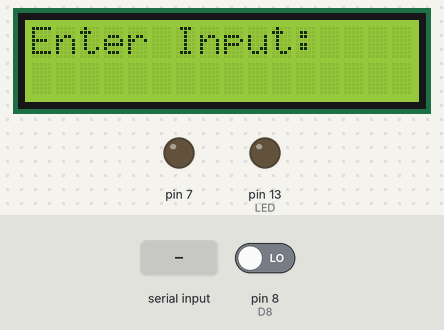
Recording of a sketch running on a simulated Arduino Uno, built with avr-gcc and run on an emulated ATmega328P. Parts: 16×2 character LCD, output pins drawn as LEDs (lit = HIGH). The inputs (shaded band) are chosen by the test bench; at power-on: pin 8 (D8) LOW. What the sketch prints to the serial monitor is not drawn.

Above: at 11.3 s.
11.4 s: "2" received over Serial
At 12.0 s:
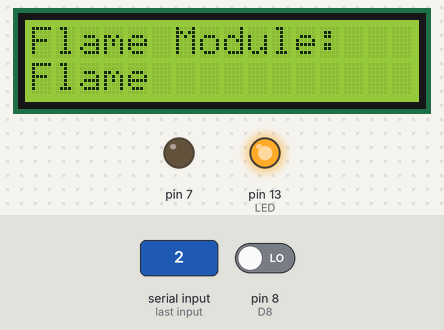
12.9 s: "0" received over Serial
At 14.1 s:
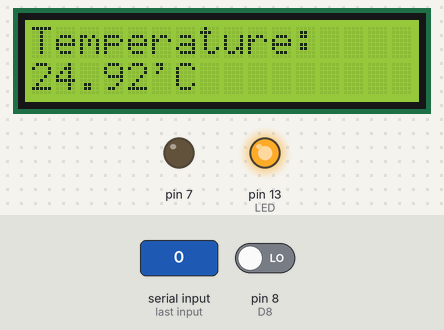
14.4 s: "1" received over Serial
At 15.5 s:
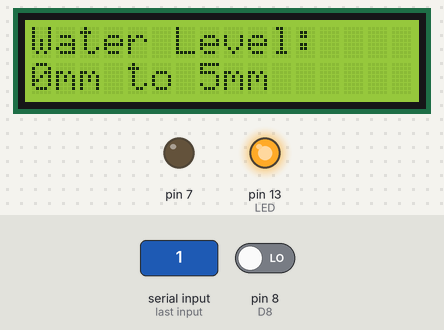
15.9 s: "3" received over Serial
At 16.6 s:
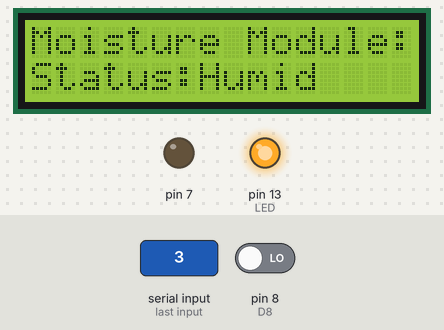
17.4 s: "4" received over Serial
At 17.8 s:
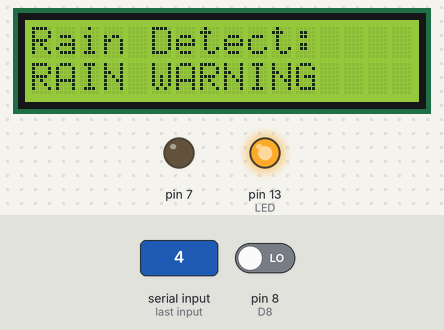
Timing chart, 0 to 19.9 s (numbered marks = the images above; inputs shaded):
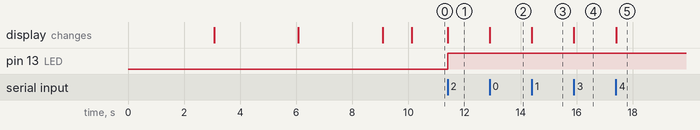

The sketch:

Sourcecode.ino
```cpp
/* AUTOMATED WATER PUMP AND IRRIGATION SYSTEM
  DEVELOPED BY KISHORE KUMAR P B
  Queries: crazykishore2015@gmail.com
  SENSORS:  0.TEMPERATURE SENSOR
            1.WATERLEVEL SENSOR
            2.FLAME SENSOR
            3.SOIL MOISTURE SENSOR
            4.RAIN DETECT SENSOR
            5.LCD
*/
#include<LiquidCrystal.h>
LiquidCrystal lcd(12,11,5,4,3,2);
//Declaration

int value; //Water Level sensor
float tempC; //temp sensor
int reading; //temp sensor
int tempPin = 0;//temp sensor

int D8=8; //Flame Sensor
int LED =13; //LED for Flame and Rain water Detect


const int sensorMin = 0;     // sensor minimum rain detect
const int sensorMax = 1024;  // sensor maximum rain detect


int ByteReceived;
void setup()
{
  lcd.begin(16,2); // lcd begin
  lcd.setCursor(0,0);
  analogReference(INTERNAL);//Temp Sensor
  pinMode(A1, INPUT);   //Water Level Sensor
  pinMode(D8,INPUT);   //Flame Sensor
  pinMode(A5, INPUT);  //Moisture Sensor
  pinMode(A4,INPUT); //Rain Detect Sensor
  pinMode(LED,OUTPUT); //LED for Flame And Rain Detect
  pinMode(7,OUTPUT);
  Serial.begin(9600); // Serial Monitor Begin

  lcd.clear();
  lcd.setCursor(0,0);
  lcd.print("Welcome to IOT");
  lcd.setCursor(0,1);
  lcd.print("Project");
  lcd.setCursor(0,0);
  delay(3000);
  lcd.clear();
  lcd.setCursor(0,0);
  lcd.print("By");
  lcd.setCursor(0,1);
  lcd.print("Kishore kumar PB");
  delay(3000);
  lcd.clear();
  lcd.setCursor(0,0);
  lcd.print("Automated Water");
  lcd.setCursor(0,1);
  lcd.print("Pump and");
  delay(3000);
  lcd.clear();
  lcd.setCursor(0,0);
  lcd.print("Irrigation");
  lcd.setCursor(0,1);
  lcd.print("System.............");
  delay(1000);

  //---------------------------------------------------------------------------------------------
  Serial.println("--- Automated Water Pump And Irrigation System ---");
  Serial.println("--- Start Serial Monitor ---");
  Serial.println("Type in Box above");
  Serial.println();
  lcd.clear();
  lcd.setCursor(0,0);
  lcd.print("Enter Input:");
  //----------------------------------------------------------------------------------------------

}


void loop()
{
  if (Serial.available() > 0)
  {
    ByteReceived = Serial.read();

 //   Serial.print(ByteReceived);
 //   Serial.print("        ");
 //   Serial.print(ByteReceived, HEX);
    Serial.print("       ");
    Serial.print("\t\t");
    Serial.print(char(ByteReceived));

//------------------------TEMP SENSOR CODE-----------------------------------------------------
      if(ByteReceived == '0')
      {

          Serial.print("Temperature Module:");
          reading = analogRead(tempPin);
          tempC = reading / 9.31;
          lcd.clear();
          lcd.setCursor(0,0);
          lcd.print("Temperature:");
          lcd.setCursor(0,1);
          Serial.println(tempC);
          lcd.print(tempC);
          lcd.print("'C");
          delay(1000);
      }

//----------------------WATER LEVEL SENSOR CODE--------------------------------------------------

      if(ByteReceived == '1')
      {
      //Water Level Sensor
          value = analogRead(A1);
          lcd.clear();
          lcd.setCursor(0,0);
          lcd.print("Water Level:");
          Serial.print("Water Level Module:");
          if(value<=480)
          {
              lcd.setCursor(0,1);
              lcd.print("0mm -Empty!");
              Serial.println("0mm -Empty!");
              digitalWrite(7,HIGH);
          }

          else if (value>480 && value<=530)
          {
              lcd.setCursor(0,1);
              Serial.println("0mm to 5mm");
              lcd.print("0mm to 5mm");
              digitalWrite(7,LOW);
          }

          else if (value>530 && value<=615)
          {

              lcd.setCursor(0,1);
              Serial.println("5mm to 10mm");
              lcd.print("5mm to 10mm");
              digitalWrite(7,LOW);
          }
          else if (value>615 && value<=660)
          {

              lcd.setCursor(0,1);
              Serial.println("10mm to 15mm");
              lcd.print("10mm to 15mm");
              digitalWrite(7,LOW);
         }
         else if (value>660 && value<=680)
         {
              lcd.setCursor(0,1);
              Serial.println("15mm to 20mm");
              lcd.print("15mm to 20mm");
              digitalWrite(7,LOW);
        }
       else if (value>680 && value<=690)
       {

              lcd.setCursor(0,1);
              Serial.println("20mm to 25mm");
              lcd.print("20mm to 25mm");
              digitalWrite(7,LOW);
       }
       else if (value>690 && value<=700)
       {

              lcd.setCursor(0,1);
              Serial.println("25mm to 35mm");
              lcd.print("25mm to 35mm");
              digitalWrite(7,LOW);
       }
       else if (value>700 && value<=705)
       {

              lcd.setCursor(0,1);
              Serial.println("30mm to 35mm");
              lcd.print("30mm to 35mm");
              digitalWrite(7,LOW);
       }
       else if (value>705)
       {
              lcd.setCursor(0,1);
              Serial.println("35mm to 40mm");
              lcd.print("35mm to 40mm");
              digitalWrite(7,LOW);
       }
    }
//---------------FLAME SENSOR CODE--------------------------------------------------------------
       if(ByteReceived == '2')
       {
          int sensorreading = digitalRead(8);
          lcd.clear();
          lcd.setCursor(0,0);
          lcd.print("Flame Module:");


          if(sensorreading==1)
          {
              digitalWrite(LED,LOW);
              Serial.println(" No Flame  ");

              lcd.setCursor(0,1);
              lcd.print("No Flame");
          }
          else
          {
              digitalWrite(LED,HIGH);
              Serial.println("Flame");

              lcd.setCursor(0,1);
               lcd.print("Flame");
          }
        }
//-------------------MOISTURE SENSOR------------------------------------------------------------
        if(ByteReceived == '3')
        {
          int SensorValue= analogRead(A5);
          lcd.setCursor(0,0);
          lcd.print("Moisture Module:");
          Serial.print(SensorValue); Serial.print(" =");

          if(SensorValue >=1000)
          {
            Serial.println("SOIL MOISTURE:Sensor is in HUMID");
            lcd.setCursor(0,1);
            lcd.print("Status:HUMID");
          }
          if(SensorValue <910 && SensorValue >=600)
          {
            Serial.println("SOIL MOISTURE:Soil is DRY");
            lcd.setCursor(0,1);
            lcd.print("Status:Dry");
          }
          if(SensorValue <600 && SensorValue >=370)
          {
            Serial.println("SOIL MOISTURE:Soil is HUMID");
            lcd.setCursor(0,1);
            lcd.print("Status:Humid");
          }

          if(SensorValue <370)
          {
              Serial.println("SOIL MOISTURE:Sensor is in Water");
              lcd.setCursor(0,1);
              lcd.print("Status:Water");
         }
        }
//------------------------RAIN DETECT SENSOR----------------------------------------------------
        if(ByteReceived == '4')
        {
          int sensorReading = analogRead(A4);
          lcd.clear();
          lcd.setCursor(0,0);
          lcd.print("Rain Detect:");
          int range = map(sensorReading, sensorMin, sensorMax, 0, 3);

         // range value:
            switch (range) {
            case 0:    // Sensor getting wet
             Serial.println("Flood");
             lcd.setCursor(0,1);
             lcd.print("FLOOD");
             break;
             case 1:    // Sensor getting wet
             Serial.println("Rain Warning");
             lcd.setCursor(0,1);
             lcd.print("RAIN WARNING");
             break;
             case 2:    // Sensor dry - To shut this up delete the " Serial.println("Not Raining"); " below.
             Serial.println("Not Raining");
             lcd.setCursor(0,1);
             lcd.print("NOT RAINING");
             break;
             }
        }
//------------------------ALL MODULES OVER-------------------------------------------------------
  }
}
```

Measured:
- after the input at 11.4 s, pin 13 (LED): LOW → HIGH at once; the display: changes at once (image 1)
- after the input at 12.9 s, the display: changes at once (image 2)
- after the input at 14.4 s, the display: changes at once (image 3)
- after the input at 15.9 s, the display: changes at once (image 4)
- after the input at 17.4 s, the display: changes at once (image 5)
